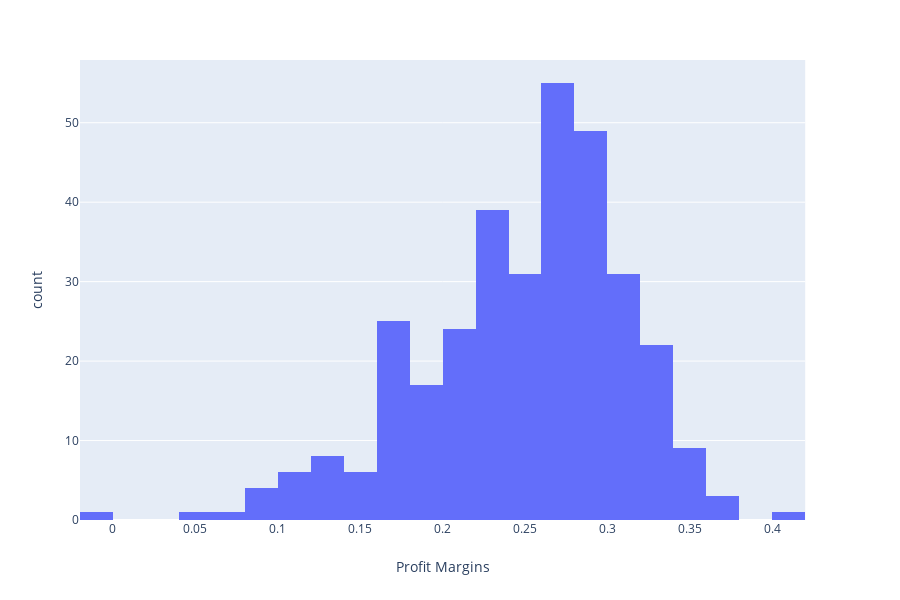

Notebook code cell kept with this figure:
### Code cell
# Please visualize.
fig = px.histogram(annual_df, x="Profit Margins")
fig.show()
print('The profit margins do not appear to be normally distributed. The data is skewed to the left.')

### Figure 1 — Plotly figure (JSON) as saved in the notebook; plotly's stock layout.template omitted (floating-point values rounded to 4 significant figures; data arrays with more than 128 entries replaced by an {"elided": "..."} marker saying what was removed)
{"data": [{"alignmentgroup": "True", "bingroup": "x", "hoverlabel": {"namelength": 0}, "hovertemplate": "Profit Margins=%{x}<br>count=%{y}", "legendgroup": "", "marker": {"color": "#636efa"}, "name": "", "offsetgroup": "", "orientation": "v", "showlegend": false, "type": "histogram", "x": {"elided": "333 float values"}, "xaxis": "x", "yaxis": "y"}], "layout": {"barmode": "relative", "height": 600, "legend": {"tracegroupgap": 0}, "margin": {"t": 60}, "xaxis": {"anchor": "y", "domain": [0, 0.98], "title": {"text": "Profit Margins"}}, "yaxis": {"anchor": "x", "domain": [0, 1], "title": {"text": "count"}}}}
